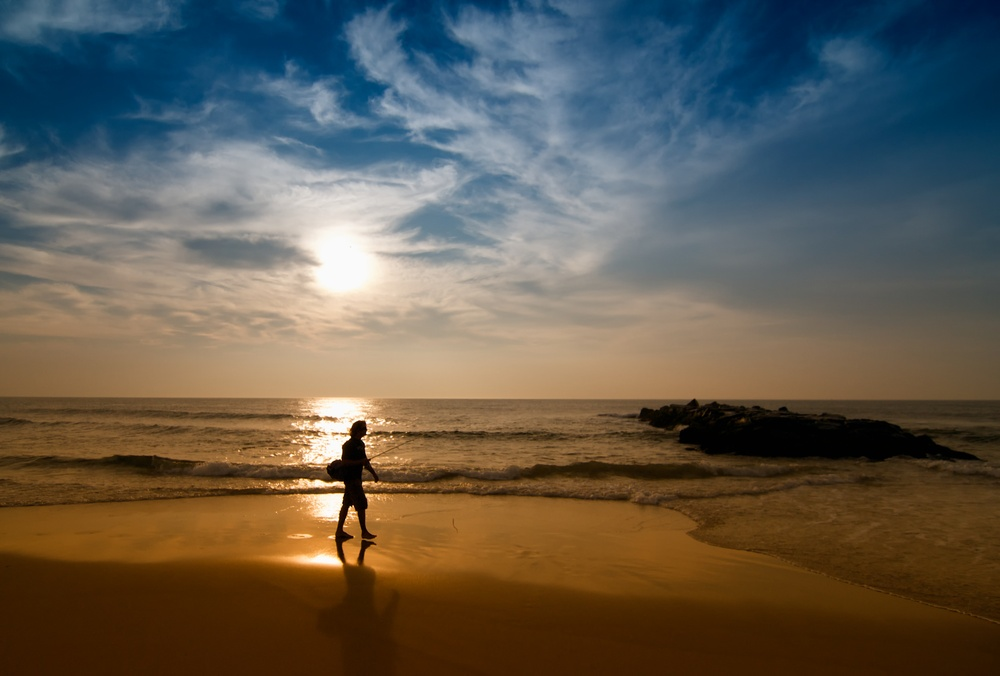
#> input picture Projects/Data/beach.jpg, 1000 x 676 px, shrunk from 4322 x 2922 before the run
$ python 002-Dull_vs_Bright_prediction.py
#> lines starting #> are read from the running program, lines starting #| are printed output that depends on the picture; after the words box and inside, x2 and y2 are one past the last pixel; in counts of white or black regions, pixels touching at a corner belong together
# Dull images tend to have low saturation and value (brightness), while bright images have higher values for both. We can use thresholds to classify an image as dull or bright based on these properties.

import numpy as np
import cv2

def predict_dull_vs_bright(image_path):
    # Load the image and convert to HSV
#> called with image_path = './Data/beach.jpg'
    image = cv2.imread(image_path)
#> image is the input picture: shape (676, 1000, 3); mean B, G, R 79.8, 91.1, 97.6
    image_hsv = cv2.cvtColor(image, cv2.COLOR_BGR2HSV)
#> image_hsv: shape (676, 1000, 3); mean H, S, V 47.8, 149.2, 118.6

    # Get the saturation and value (brightness) channels
    saturation = image_hsv[:, :, 1]
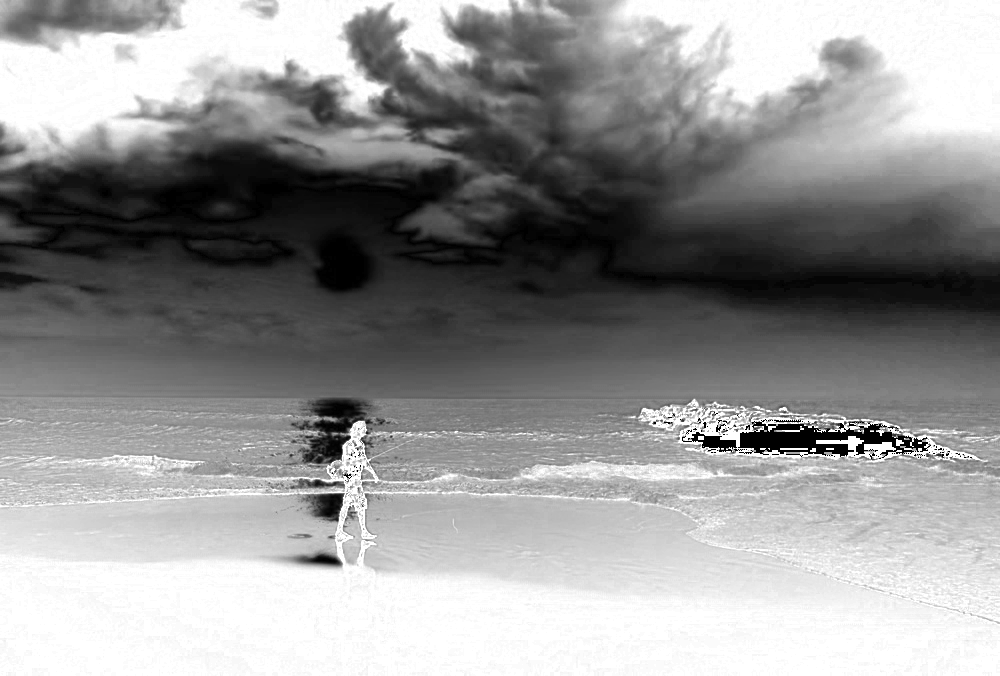
#> saturation: shape (676, 1000); min 0, max 255, mean 149.2
    value = image_hsv[:, :, 2]
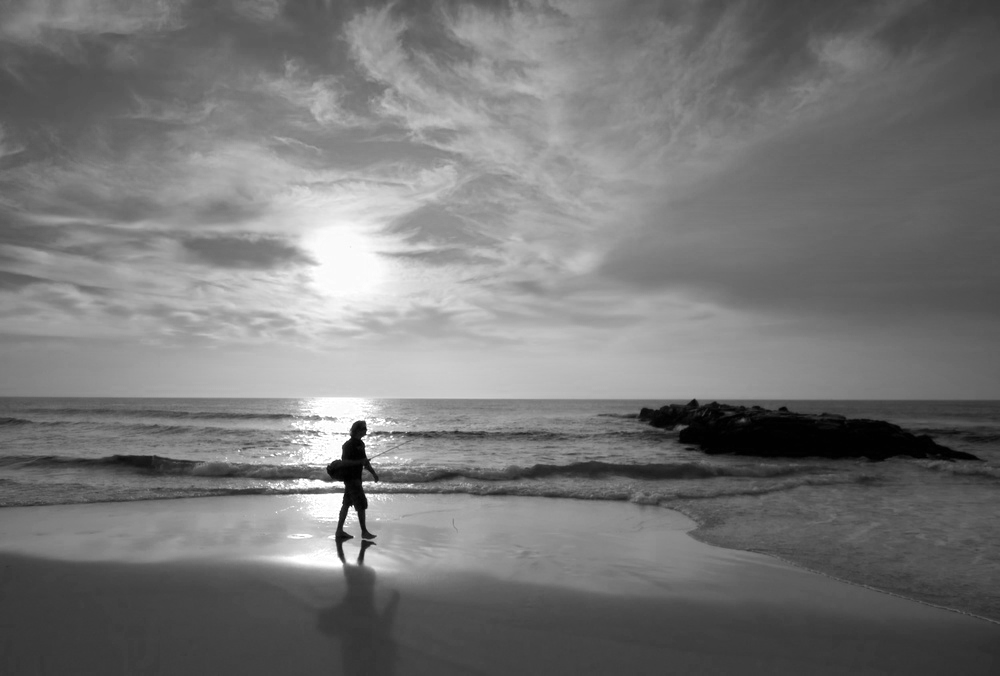
#> value: shape (676, 1000); min 0, max 255, mean 118.6

    # Define thresholds for dull (low saturation and brightness)
    dull_saturation_threshold = 80
    dull_value_threshold = 100

    # Calculate the percentage of dull pixels
    dull_mask = (saturation < dull_saturation_threshold) & (value < dull_value_threshold)
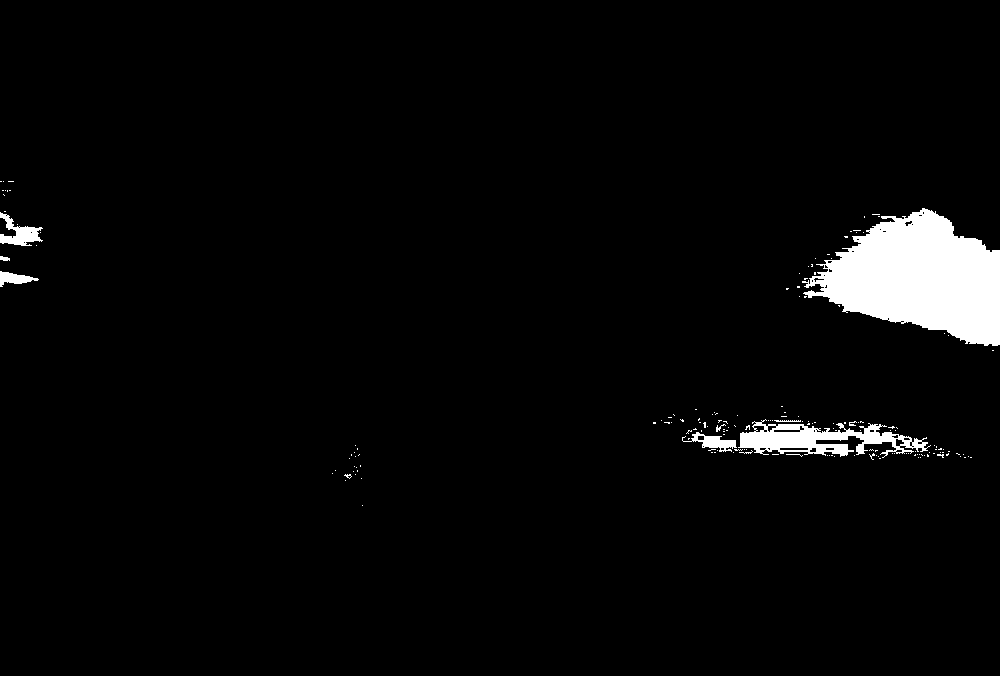
#> dull_mask: shape (676, 1000) bool; 3.3% white; 169 white regions (160 under 20 px), largest, box (x1, y1, x2, y2) and area: (802, 208, 1000, 346) 16663, (738, 419, 931, 458) 3360, (0, 212, 43, 246) 651
    dull_percentage = np.sum(dull_mask) / saturation.size * 100
#> dull_percentage = 3.26

    # Decide whether the image is dull or bright
    if dull_percentage > 50:  # If more than 50% of the image is dull
        prediction = "Dull"
    else:
        prediction = "Bright"

    print(f"Dull Pixels: {dull_percentage:.2f}%")
#| Dull Pixels: 3.26%

    return prediction

predict_dull_vs_bright('./Data/beach.jpg')
